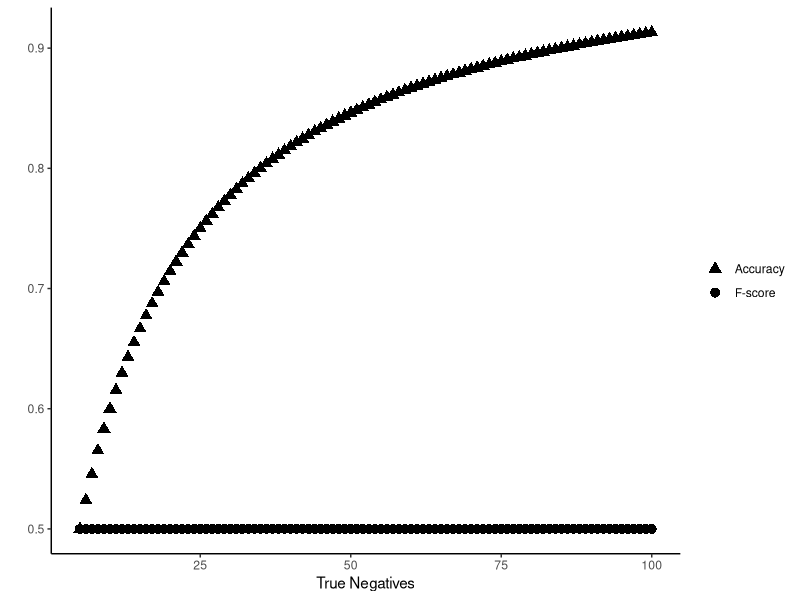
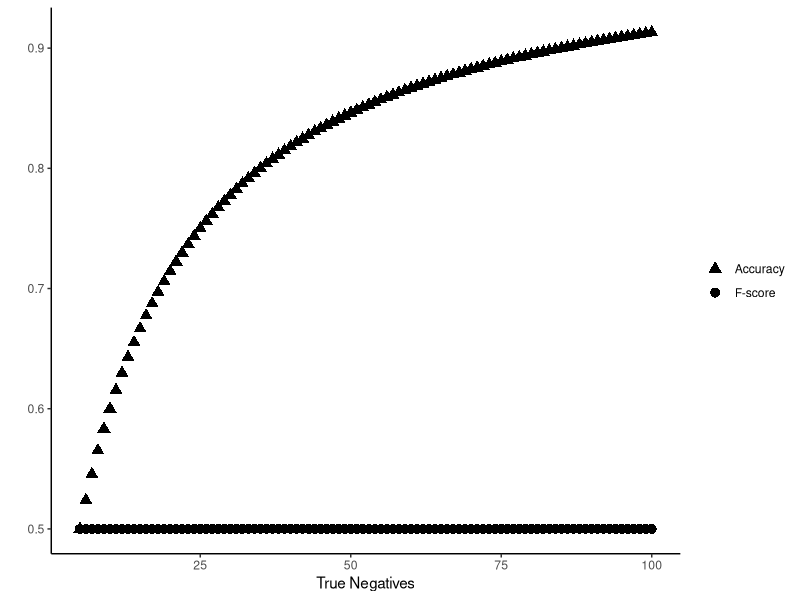

These charts were generated, in order, by the following R code:
#If ggplot2 package is not installed on your are (error with library(ggplot2) command), run comment below to install the package
install.packages("ggplot2")

#Import ggplot2 from the package library
library(ggplot2)

#Initiate the values for the x-axis, True negative values 5->100
TN <- seq(5,100,1)

#Create a data frame from these x-values
df <- data.frame(TN)

#Add TP,FP,FN rows to the data frame with set values of 5
df$TP <- rep(5,nrow(df))
df$FP <- rep(5,nrow(df))
df$FN <- rep(5,nrow(df))

#Precision and recall functions
precision <- function(TP,FP){
  TP/(TP+FP)
}

recall <- function(TP,FN){
  TP/(TP+FN)
}

#Create list of precision and recall values for input into f-score function
pre <- precision(df$TP,df$FP)

re <- recall(df$TP,df$FN)

#Functions for F-score and Accuracy 
fscore <- function(pre,re){
  2*((pre*re)/(pre+re))
}

accuracy <- function(TN,TP,FN,FP){
  (TP+TN)/(TP+TN+FP+FN)
}

#Calculate F-score and Accuracy for each value of TN and add to dataframe (F-score should not change since recall and precision don't change)
df$fscore <- fscore(pre,re)
df$accuracy <- accuracy(df$TN,df$TP,df$FN,df$FP)

#Plot F-score and accuracy
p <- ggplot()+geom_point(data=df,aes(x=df$TN,y=df$fscore,shape="F-score"),size=3)+
  geom_point(data=df,aes(x=df$TN,y=df$accuracy,shape="Accuracy"),size=3)+
  scale_shape_manual(values=c(17,16))+theme_classic()

p_final<-p + labs(y='', x="True Negatives")+ theme(legend.title = element_blank())

p_final

#Save plot as png file
png("Accuracy_Fscore_Plot.png")
p_final
dev.off()